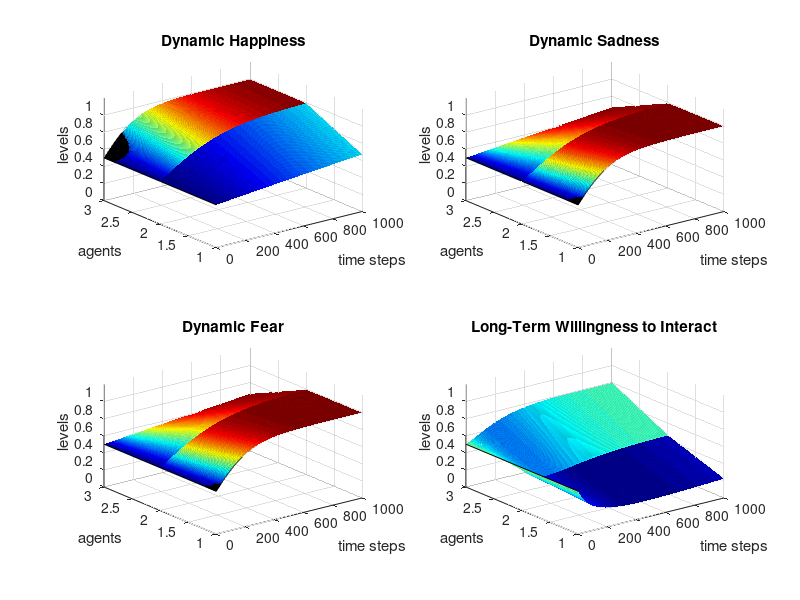
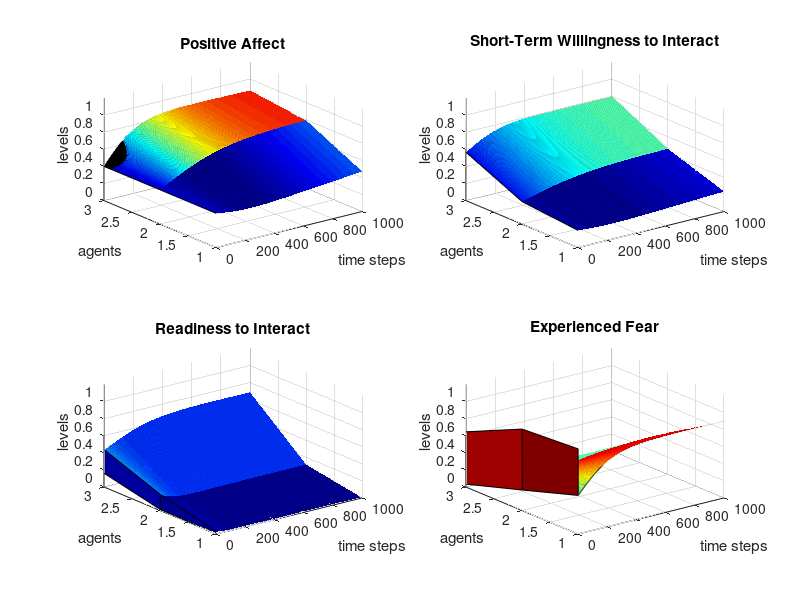
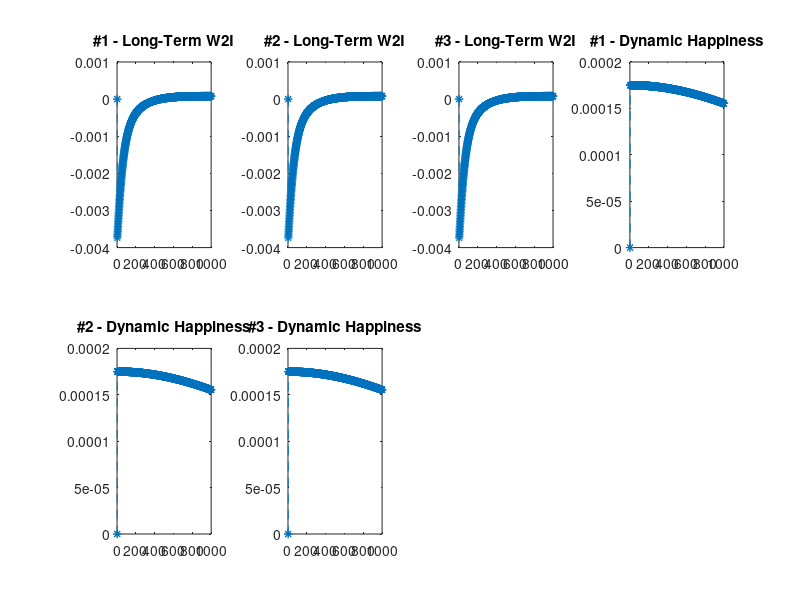

MATLAB code for these plots, in order:

%--- STRANGER SOCIAL INTERACTION MODEL - SSIC MODEL ---%

clc; % clear screen
clear all; % clear all variables & functions
close all; % close figures

%%%%%%%%%%%%%%%%%%%%%%%%%%%%%%%%%%%%%%%%%%%%%%%%%%%%%%%%%%%%%%%%%%%%%%%%%%%%%%%%
% Time settings
%%%%%%%%%%%%%%%%%%%%%%%%%%%%%%%%%%%%%%%%%%%%%%%%%%%%%%%%%%%%%%%%%%%%%%%%%%%%%%%%

maxLimY = 1.2;      % graph Y axis max
minLimX = 0;        % graph X axis min
maxLimChangeY = 0.1;
minLimChangeY = -0.1;
numStep =1000;
numStepChange =1000;
dt= 0.1;

k = 12; #Psi Cap

%%%%%%%%%%%%%%%%%%%%%%%%%%%%%%%%%%%%%%%%%%%%%%%%%%%%%%%%%%%%%%%%%%%%%%%%%%%%%%%%
% Agent Object
%%%%%%%%%%%%%%%%%%%%%%%%%%%%%%%%%%%%%%%%%%%%%%%%%%%%%%%%%%%%%%%%%%%%%%%%%%%%%%%%

% Initialize the 2D array for agents
agentArray = [
    0.1, 0.9, 0.9, 0.1, 0.1, 0.9, 0.9, 0.1, 0.1;
    0.5, 0.5, 0.5, 0.5, 0.5, 0.5, 0.5, 0.5, 0.5;
    0.9, 0.1, 0.1, 0.9, 0.9, 0.1, 0.1, 0.9, 0.9
##    0.9, 0.1, 0.5, 0.5, 0.5, 0.5, 0.5, 0.5, 0.5
];

% Determine the number of agents based on the size of the array
[numAgents, numAttributes] = size(agentArray);


%%%%%%%%%%%%%%%%%%%%%%%%%%%%%%%%%%%%%%%%%%%%%%%%%%%%%%%%%%%%%%%%%%%%%%%%%%%%%%%%
% Declare All Variables and Set INITIAL VALUES
%%%%%%%%%%%%%%%%%%%%%%%%%%%%%%%%%%%%%%%%%%%%%%%%%%%%%%%%%%%%%%%%%%%%%%%%%%%%%%%%

% Instantaneous
Pa = zeros(numAgents, numStep);
Si = zeros(numAgents, numStep);
Ri = zeros(numAgents, numStep);

%Temporal
Dh = zeros(numAgents, numStep);
Ds = zeros(numAgents, numStep);
Df = zeros(numAgents, numStep);
Li = zeros(numAgents, numStep);
Psi = zeros(numAgents, numStep);

%Difference
dfDh = zeros(numAgents,numStepChange);
dfDs = zeros(numAgents,numStepChange);
dfDf = zeros(numAgents,numStepChange);
dfLi = zeros(numAgents,numStepChange);



%%%%%%%%%%%%%%%%%%%%%%%%%%%%%%%%%%%%%%%%%%%%%%%%%%%%%%%%%%%%%%%%%%%%%%%%%%%%%%%%
% Initialisation of all instantaneous parameters

% Positive Affect Para
beta_Pa = 0.2;

% Personality Para
omega_Ps = 0.5;

% Willingness to Interact Para
beta_Si = 0.5;    % Short-Term

% Readiness to Interact Para
omega_Ri = 0.;
beta_Ri = 1.0;




%%%%%%%%%%%%%%%%%%%%%%%%%%%%%%%%%%%%%%%%%%%%%%%%%%%%%%%%%%%%%%%%%%%%%%%%%%%%%%%%
% Initialisation of all temporal parameters

% Dynamic Emotions Para
gamma_Dh = 0.1;   % Happiness
lambda_Dh = 0.03;
gamma_Ds = 0.1;   % Sadness
lambda_Ds = 0.03;
gamma_Df = 0.1;   % Fear
lambda_Df = 0.03;

% Willingness to Interact Para
gamma_Li = 0.5;   % Long-Term




%%%%%%%%%%%%%%%%%%%%%%%%%%%%%%%%%%%%%%%%%%%%%%%%%%%%%%%%%%%%%%%%%%%%%%%%%%%%%%%%
% Set all Factors
%%%%%%%%%%%%%%%%%%%%%%%%%%%%%%%%%%%%%%%%%%%%%%%%%%%%%%%%%%%%%%%%%%%%%%%%%%%%%%%%

           %%% Setting temporal Factors %%%

for i=1:numAgents
  Dh(i, 1) = 0.5;
  Ds(i, 1) = 0.5;
  Df(i, 1) = 0.5;
  Li(i, 1) = 0.5;
endfor



% Now you can use the agents array in your model

for t = 1:numStep
    for i = 1:numAgents
        % Access agent properties using agentArray(i, columnIndex)
        Ha(i, t) = agentArray(i, 1); % Happiness
        Sd(i, t) = agentArray(i, 2); % Sadness
        Fe(i, t) = agentArray(i, 3); % Fear
        Ex(i, t) = agentArray(i, 4); % Extrovertness
        Op(i, t) = agentArray(i, 5); % Openness
        Nu(i, t) = agentArray(i, 6); % Neuroticism
        Eh(i, t) = agentArray(i, 7); % Exhaustion
        Nc(i, t) = agentArray(i, 8); % Cultural Preference
        Ni(i, t) = agentArray(i, 9); % Interest Similarity
    end
end



%%%%%%%%%%%%%%%%%%%%%%%%%%%%%%%%%%%%%%%%%%%%%%%%%%%%%%%%%%%%%%%%%%%%%%%%%%%%%%%%
% Run the model at t=1
%%%%%%%%%%%%%%%%%%%%%%%%%%%%%%%%%%%%%%%%%%%%%%%%%%%%%%%%%%%%%%%%%%%%%%%%%%%%%%%%

for i = 1:numAgents

  % Positive Affect
  Pa(i, 1) = Dh(i, 1) - (beta_Pa * Ds(i, 1));

  % Short Term Willingness to Interact
  Si(i, 1) = beta_Si * Pa(i, 1) + (1 - beta_Si) * (omega_Ps * Ex(i, 1) + (1 - omega_Ps) * Op(i, 1)) * Nc(i, 1) * (1 - Eh(i, 1));

  % Experienced Fear
  Psi(i, 1) = 1 / (1 + exp(-k * (Df(i, 1) * Nu(i, 1))));

  % Interaction Readiness
  Ri(i, 1) = beta_Ri * (omega_Ri * Si(i, 1) + (1 - omega_Ri) * Li(i, 1)) * Ni(i, 1) * (1 - Psi(i, 1));
endfor

%%%%%%%%%%%%%%%%%%%%%%%%%%%%%%%%%%%%%%%%%%%%%%%%%%%%%%%%%%%%%%%%%%%%%%%%%%%%%%%%
% Run the model at t=2
%%%%%%%%%%%%%%%%%%%%%%%%%%%%%%%%%%%%%%%%%%%%%%%%%%%%%%%%%%%%%%%%%%%%%%%%%%%%%%%%

for t = 2:numStep
  for i=1:numAgents

    % Dynamic Emotions
    Dh(i, t) = Dh(i, t-1) + gamma_Dh * (Ha(i,t-1) - lambda_Dh) * Dh(i, t-1) * (1 - Dh(i, t-1)) * dt;
    Ds(i, t) = Ds(i, t-1) + gamma_Ds * (Sd(i,t-1) - lambda_Ds) * Ds(i, t-1) * (1 - Ds(i, t-1)) * dt;
    Df(i, t) = Df(i, t-1) + gamma_Df * (Fe(i,t-1) - lambda_Df) * Df(i, t-1) * (1 - Df(i, t-1)) * dt;

    % Positive Affect
    Pa(i, t) = Dh(i, t) - (beta_Pa * Ds(i, t));

    % Short Term Willingness to Interact
    Si(i, t) = beta_Si * Pa(i, t) + (1 - beta_Si) * (omega_Ps * Ex(i, t) + (1 - omega_Ps) * Op(i, t)) * Nc(i, t) * (1 - Eh(i, t));

    % Long Term
    Li(i, t) = Li(i,t-1) + gamma_Li * (Si(i,t-1) - Li(i,t-1)) * (1 - Li(i,t-1)) * Li(i,t-1) * dt;

    % Experienced Fear
##    Psi(i, t) = 1 / (1 + exp(-k * (Df(i, t) * Nu(i, t))));
##      Psi(i, t) = 1 / (1 + exp(-k * ((Df(i, t) * Nu(i, t))-0.5)));
      Psi(i, t) = Df(i, t) * Nu(i, t)/ (1 + exp(-k * (Df(i, t) * Nu(i, t))));

    % Interaction Readiness
    Ri(i, t) = beta_Ri * (omega_Ri * Si(i, t) + (1 - omega_Ri) * Li(i, t)) * Ni(i, t) * (1 - Psi(i, t));

  endfor

endfor

% checking equillibria
for t=3:numStepChange
  for i=1:numAgents
    dfDh(i,t) = Dh(i,t-1) - Dh(i, t-2);
    dfDs(i,t) = Ds(i,t-1) - Ds(i, t-2);
    dfDf(i,t) = Df(i,t-1) - Df(i, t-2);
    dfLi(i,t) = Li(i,t-1) - Li(i, t-2);
  endfor
endfor



%%%%%%%%%%%%%%%%%%%%%%%%%%%%%%%%%%%%%%%%%%%%%%%%%%%%%%%%%%%%%%%%%%%%%%%%%%%%%%%%
%                                  Graphs
%%%%%%%%%%%%%%%%%%%%%%%%%%%%%%%%%%%%%%%%%%%%%%%%%%%%%%%%%%%%%%%%%%%%%%%%%%%%%%%%

% Temporal Variables
  figure('Name', 'Temporal Factors');
  colormap('jet');

  subplot(2,2,1);
  surf(Dh(1:numAgents,1:numStep));
  xlabel('time steps');ylabel('agents');zlabel('levels');
  xlim([0 numStep]);ylim([1 numAgents]);zlim([minLimX maxLimY]);
  title('Dynamic Happiness')
  hold on

  subplot(2,2,2);
  surf(Ds(1:numAgents,1:numStep));
  xlabel('time steps');ylabel('agents');zlabel('levels');
  xlim([0 numStep]);ylim([1 numAgents]);zlim([minLimX maxLimY]);
  title('Dynamic Sadness')
  hold on

  subplot(2,2,3);
  surf(Df(1:numAgents,1:numStep));
  xlabel('time steps');ylabel('agents');zlabel('levels');
  xlim([0 numStep]);ylim([1 numAgents]);zlim([minLimX maxLimY]);
  title('Dynamic Fear')
  hold on

  subplot(2,2,4);
  surf(Li(1:numAgents,1:numStep));
  xlabel('time steps');ylabel('agents');zlabel('levels');
  xlim([0 numStep]);ylim([1 numAgents]);zlim([minLimX maxLimY]);
  title('Long-Term Willingness to Interact')
  hold on

% Instantaneous Factors
  figure('Name', 'Instantaneous Factors');
  colormap('jet');

  subplot(2,2,1);
  surf(Pa(1:numAgents,1:numStep));
  xlabel('time steps');ylabel('agents');zlabel('levels');
  xlim([0 numStep]);ylim([1 numAgents]);zlim([minLimX maxLimY]);
  title('Positive Affect')
  hold on

  subplot(2,2,2);
  surf(Si(1:numAgents,1:numStep));
  xlabel('time steps');ylabel('agents');zlabel('levels');
  xlim([0 numStep]);ylim([1 numAgents]);zlim([minLimX maxLimY]);
  title('Short-Term Willingness to Interact')
  hold on

  subplot(2,2,3);
  surf(Ri(1:numAgents,1:numStep));
  xlabel('time steps');ylabel('agents');zlabel('levels');
  xlim([0 numStep]);ylim([1 numAgents]);zlim([minLimX maxLimY]);
  title('Readiness to Interact')
  hold on

  subplot(2,2,4);
  surf(Psi(1:numAgents,1:numStep));
  xlabel('time steps');ylabel('agents');zlabel('levels');
  xlim([0 numStep]);ylim([1 numAgents]);zlim([minLimX maxLimY]);
  title('Experienced Fear')
  hold on

% graph equillibria
  figure('Name', 'Equillibria State');

  for t=1:numAgents

    subplot(2,4,t);
    plot (dfLi(1, 1:numStepChange),'--*');
    title (['#'  num2str(t)  ' - Long-Term W2I']);
    hold on;

    subplot(2,4,(t+numAgents));
    plot (dfDh(1, 1:numStepChange),'--*');
    title (['#'  num2str(t)  ' - Dynamic Happiness']);

    hold on;
  endfor

